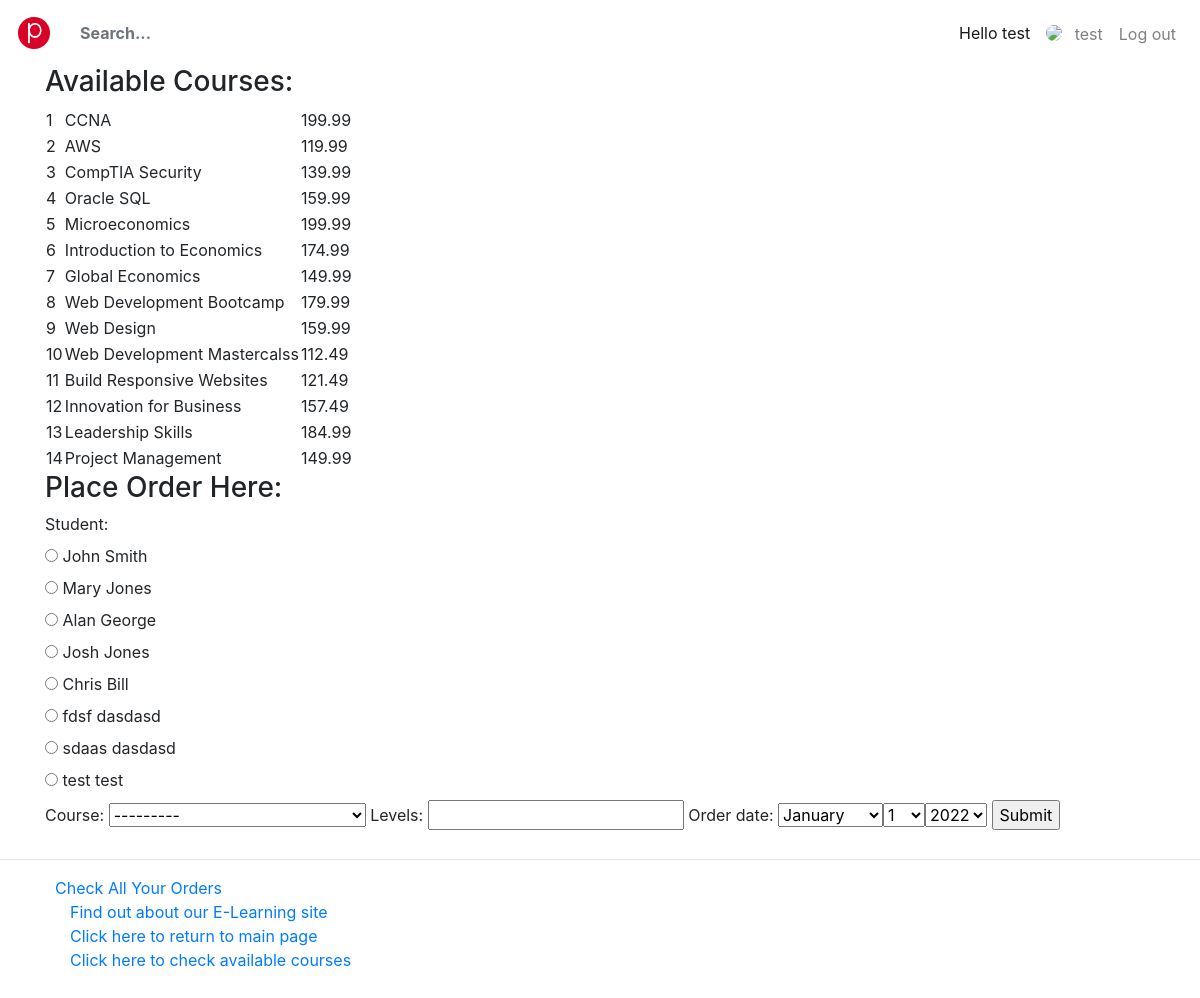
The page /myapp/placeorder (signed in) on the database its author committed.
### myapp/models.py (models this page shows, shortened)
class Course(models.Model):
    topic = models.ForeignKey(Topic, related_name='courses', on_delete=models.CASCADE)
    name = models.CharField(max_length=200)
    price = models.DecimalField(max_digits=10, decimal_places=2, validators=[validate_price])
    for_everyone = models.BooleanField(default=True)
    description = models.TextField(max_length=300, null=True, blank=True)
    interested = models.PositiveIntegerField(default=0)
    stages = models.PositiveIntegerField(default=3)
    def __str__(self):
        return self.name

### myapp/views.py (the view)
# urls.py: path(r'placeorder', views.place_order, name='place_order'),
@login_required(login_url='/myapp/login')
def place_order(request):
    msg = ''
    courlist = Course.objects.all()
    if request.method == 'POST':
        form = OrderForm(request.POST)
        if form.is_valid():
            order = form.save(commit=False)
            if order.student.username == request.user.username:
                if order.levels <= order.course.stages:
                    price = order.course.price
                    if price >= 150:
                        order.order_price = order.course.discount()
                    order.save()
                    msg = 'Your course has been ordered successfully.'
                else:
                    msg = 'You exceeded the number of levels for this course.'
            else:
                msg = 'You cannot order for others.'
            return render(request, 'myapp/order_response.html', {'msg': msg})
    else:
        form = OrderForm()
    return render(request, 'myapp/place_order.html', {'order_form': form, 'msg': msg, 'courlist': courlist})

### myapp/forms.py
class OrderForm(forms.ModelForm):
    class Meta:
        model = Order
        fields = ['student', 'course', 'levels', 'order_date']
        widgets = {
            'student': RadioSelect,
            'order_date': SelectDateWidget,
        }

### myapp/models.py (called while the page is built)
    def __str__(self):
        return "%s %s" % (self.first_name, self.last_name)

### myapp/templates/myapp/place_order.html (shortened to what this page needs)
{% extends 'myapp/base.html' %}
{% block body_block %}
    <h3>Available Courses:</h3>
    <table>
        {% for course in courlist %}
        <tr>
            <td>{{ course.id }}</td>
            <td>{{ course.name }}</td>
            <td>{{ course.price }}</td>
        </tr>
        {% endfor %}
    </table>
    <h3>Place Order Here: </h3>
    <form action="" method="post">
        {{ order_form }}
        <input type="submit" value="Submit">
    </form>
{% endblock %}

### myapp/templates/myapp/base.html (shortened to what this page needs)
<!DOCTYPE html>
<html lang="en">
{% load static %}
<head>
    <link rel="stylesheet" type="text/css" href="{% static 'myapp/style.css' %}"/>
    <link rel="stylesheet" href="{% static 'myapp/css/bootstrap.min.css' %}">
    <link rel="stylesheet" href="https://cdn.jsdelivr.net/npm/bootstrap-icons@1.5.0/font/bootstrap-icons.min.css"
>
    <link rel="stylesheet" href="https://use.fontawesome.com/releases/v5.15.3/css/all.css"
          media="all" type="text/css">
    <link rel="stylesheet" href="{% static 'myapp/css/fileinput.min.css' %}" media="all" type="text/css">
</head>
<body>
<nav class="navbar navbar-expand-lg navbar-light bg-white">
    <a class="navbar-brand font-weight-bolder mr-3" href="{% url 'myapp:index' %}"><img
            src="{% static 'myapp/img/logo.png' %}"></a>
    <div class="collapse navbar-collapse" id="navbarsDefault">
        <ul class="navbar-nav mr-auto align-items-center">
            <form class="bd-search hidden-sm-down">
                <input type="text" class="form-control bg-graylight border-0 font-weight-bold" id="search-input"
                       placeholder="Search..." autocomplete="off">
            </form>
        </ul>
        <ul class="navbar-nav ml-auto align-items-center">
            {% if request.user.is_authenticated %}
                <a class="nav-link active" href="{% url 'myapp:index' %}">Hello {{ request.user.username }}</a>
                <li class="nav-item">
                    <a class="nav-link" href="{% url 'myapp:profile_upload_page' %}"><img class="rounded-circle mr-2"
                                                                                     src="{% url 'myapp:request_profile' request.user.id %}"
                                                                                     width="30">
                        <span class="align-middle">{{ request.user.username }}</span></a>
                </li>
                <li class="nav-item">
                    <a class="nav-link" href="{% url 'myapp:logout' %}"><span class="align-middle">Log out</span></a>
                </li>
            {% endif %}
        </ul>
    </div>
</nav>
<main role="main">
    <div class="container mb-4">
        {% block body_block %}*** {% endblock %}
    </div>
    <hr />
    <div>
        <ul>
            {% if request.user.is_authenticated %}
                <li class="hbar1"><a href="{% url 'myapp:myorders' %}">Check All Your Orders</a><br></li>
            {% endif %}
            <li class="hbar1"><a href="{% url 'myapp:about' %}">Find out about our E-Learning site</a><br></li>
            <li class="hbar1"><a href="{% url 'myapp:index' %}">Click here to return to main page</a><br/></li>
            <li class="hbar1"><a href="{% url 'myapp:courses' %}">Click here to check available courses</a><br/></li>
        </ul>
    </div>
</main>
</body>

### myapp/static/myapp/style.css (style rules this page uses)
.hbar1 { display: inline; margin: 15px; }

### rows shown on the page
Course: id "1", name "CCNA", price "199.99"
Course: id "2", name "AWS", price "119.99"
Course: id "3", name "CompTIA Security", price "139.99"
Course: id "4", name "Oracle SQL", price "159.99"
Course: id "5", name "Microeconomics", price "199.99"
Course: id "6", name "Introduction to Economics", price "174.99"
Course: id "7", name "Global Economics", price "149.99"
Course: id "8", name "Web Development Bootcamp", price "179.99"
Course: id "9", name "Web Design", price "159.99"
Course: id "10", name "Web Development Mastercalss", price "112.49"
Course: id "11", name "Build Responsive Websites", price "121.49"
Course: id "12", name "Innovation for Business", price "157.49"
Course: id "13", name "Leadership Skills", price "184.99"
Course: id "14", name "Project Management", price "149.99"

### other values the page prints
{{ request.user.username }} "test"
